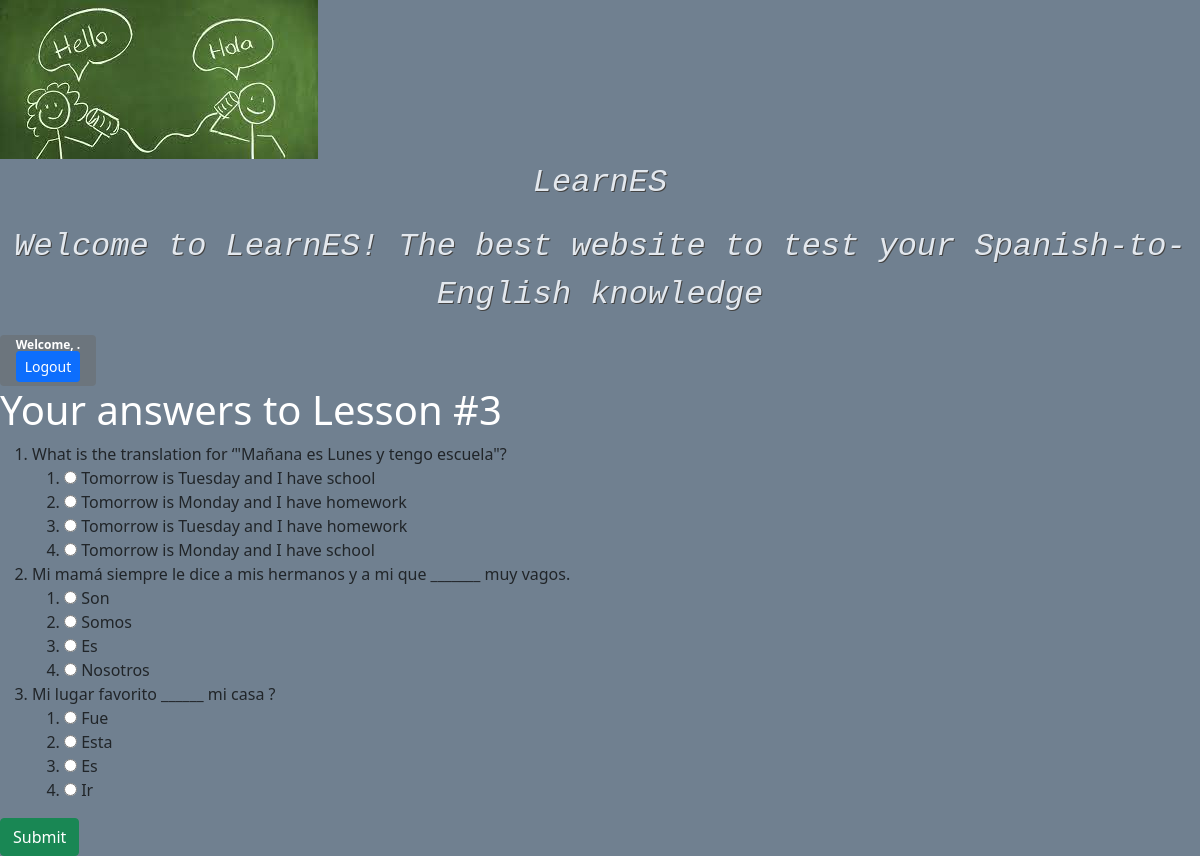
Screenshot of /lessons/3/submit/ with the database file from the repository.
### learnES/models.py (models this page shows, shortened)
class Lesson(models.Model):
  level = models.IntegerField(blank=False, default=0, validators=[MinValueValidator(1), MaxValueValidator(3)])
  description = models.CharField(max_length=300, null=True)
  number_of_questions = models.IntegerField(default=1)
  difficulty= models.CharField(max_length=50, blank=False)

class Question(models.Model):
  question = models.CharField(max_length=200, blank=False)
  lesson = models.ForeignKey(Lesson, on_delete=models.CASCADE)

class Answer(models.Model):
  content = models.CharField(max_length=200)
  correct = models.BooleanField(default=False)
  question = models.ForeignKey(Question, on_delete=models.CASCADE)

### learnES/views.py (the view)
# urls.py: path('lessons/<int:lesson_pk>/submit/', submit, name='lesson-submit'),
def submit(request, lesson_pk):
    if request.method == "POST":
        print(request.POST)
        lesson = get_object_or_404(Lesson, pk=lesson_pk)
        answers = Answer.objects.all()
        questions = lesson.question_set.all()
        correct = 0
        grade = 0
        for question in questions:
            q_id = question.id
            choice = request.POST.get(F"choice-{q_id}")
            if choice:
                correct_answer = question.get_correct_answer()
                if correct_answer.id == int(choice):
                    correct += 1
        grade = correct / 3 * 100
        if not lesson.grade_set.all().exists():
            lesson.grade_set.create(user=request.user, score=grade, lesson = lesson_pk)
        else:
          lesson.grade_set.create(user=request.user, score=grade, lesson = lesson_pk)
        context = {
            'correct': correct,
            'grade': grade,
        }
        return render(request, 'lessons/thanks.html', context)
    else:
        form = AnswerForm()
        lesson = get_object_or_404(Lesson, pk=lesson_pk)
        questions = lesson.question_set.all()
        answers = Answer.objects.all()
        context = {
            'questions': questions,
            'answers': answers,
            'form': form,
            "lesson": lesson,
        }
        return render(request, 'lessons/submit.html', context)

### learnES/forms.py
class AnswerForm(forms.Form):
  answer1 = forms.BooleanField()
  answer2 = forms.BooleanField()
  answer3 = forms.BooleanField()
  answer4 = forms.BooleanField()

### learnES/templates/lessons/submit.html (shortened to what this page needs)
{% extends 'base.html' %}
{% block content %}
<h1 class="white">Your answers to Lesson #{{ lesson.level }}</h1>
<form method="post" action="{% url 'lesson-submit' lesson.id %}">
  <ol>
  {% for question in questions %}
    <li>{{ question.question }}</li>
    <ol>
    {% for answer in question.answer_set.all %}
    <li>
      <input type="radio" name="choice-{{question.id}}" value="{{ answer.id }}" > {{ answer.content }}
    </li>
    {% endfor %}
    </ol>
  {% endfor %}
  </ol>
  <button type="submit" class="btn btn-success">Submit</button>
</form>
{% endblock %}

### learnES/static/base.css (style rules this page uses)
body { background-color: slategray; }
.white { color: white; }

### rows the page displays
Lesson: level "3"
Question: question "What is the translation for ‘\"Mañana es Lunes y tengo escuela\"?"
Answer: content "Tomorrow is Tuesday and I have school"
Answer: content "Tomorrow is Monday and I have homework"
Answer: content "Tomorrow is Tuesday and I have homework"
Answer: content "Tomorrow is Monday and I have school"
Question: question "Mi mamá siempre le dice a mis hermanos y a mi que _______ muy vagos."
Answer: content "Son"
Answer: content "Somos"
Answer: content "Es"
Answer: content "Nosotros"
Question: question "Mi lugar favorito ______ mi casa ?"
Answer: content "Fue"
Answer: content "Esta"
Answer: content "Es"
Answer: content "Ir"
